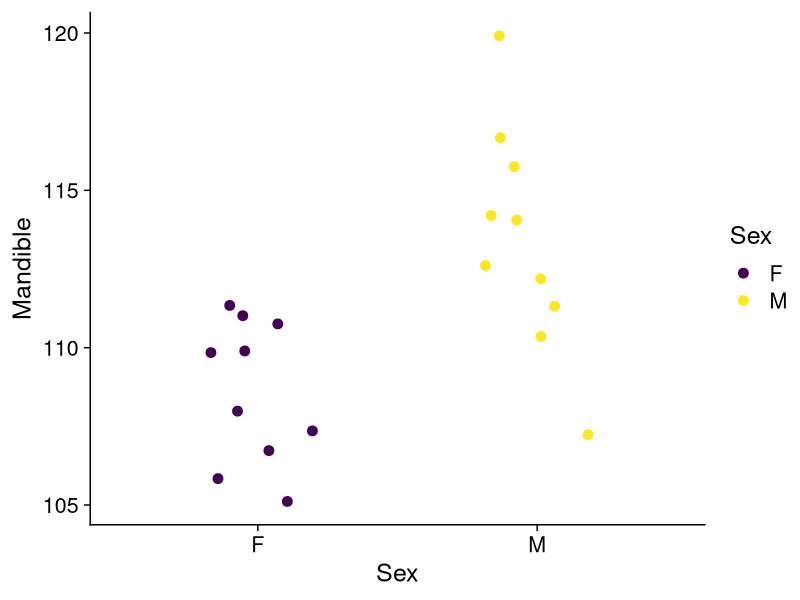
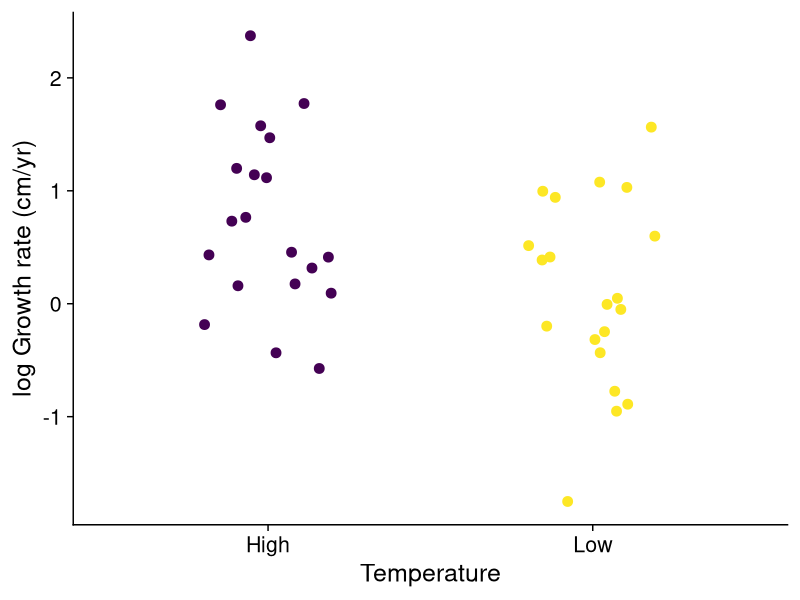
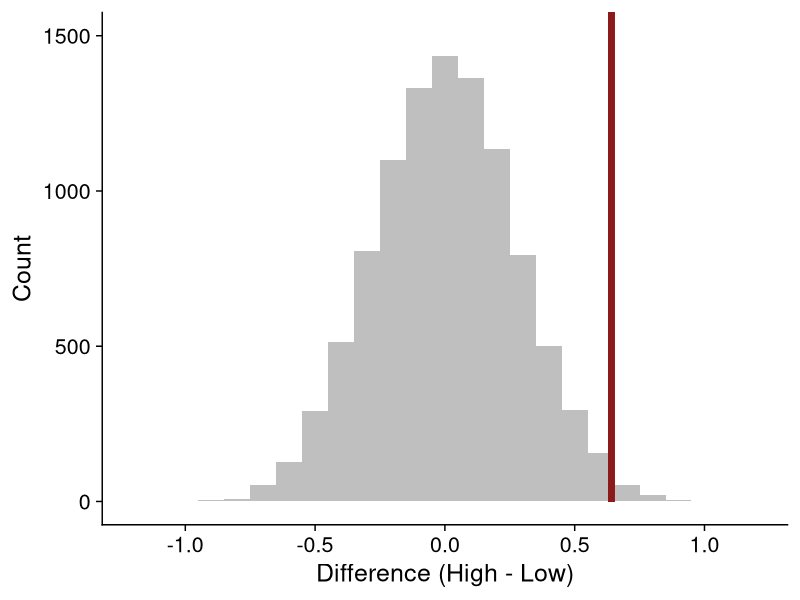
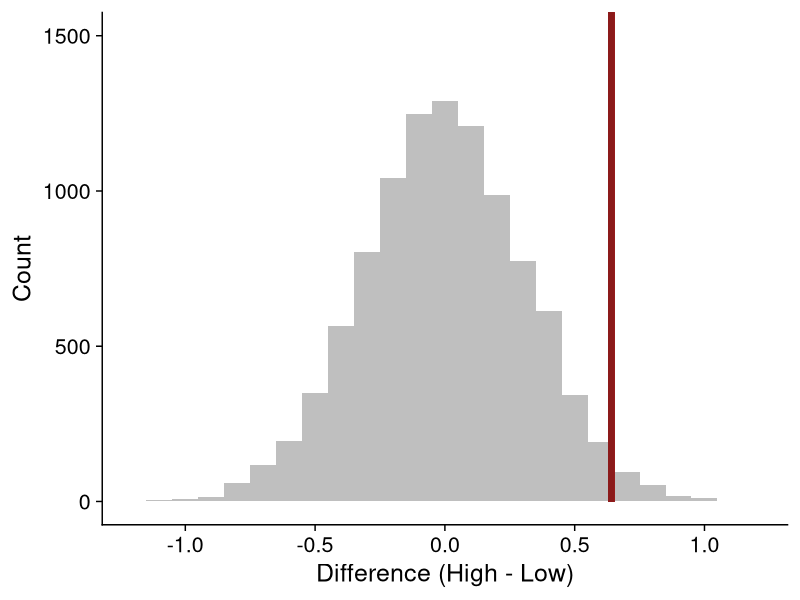
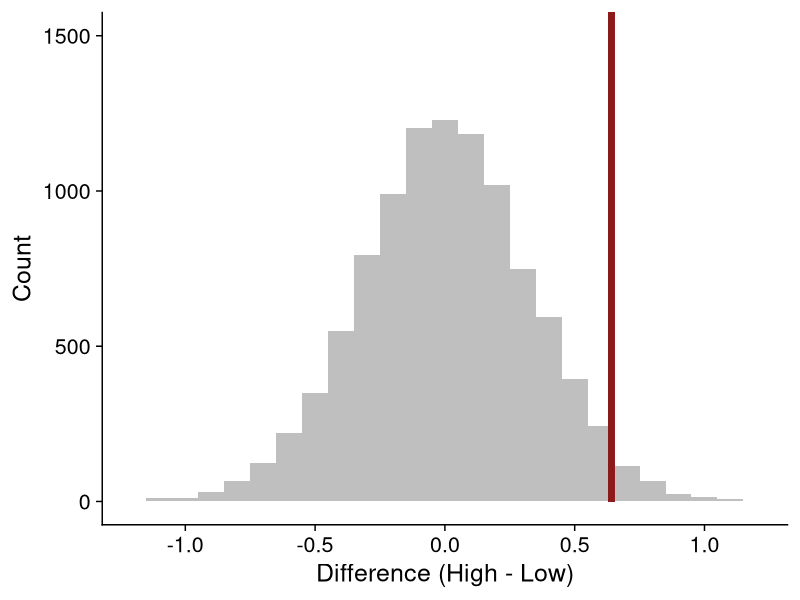
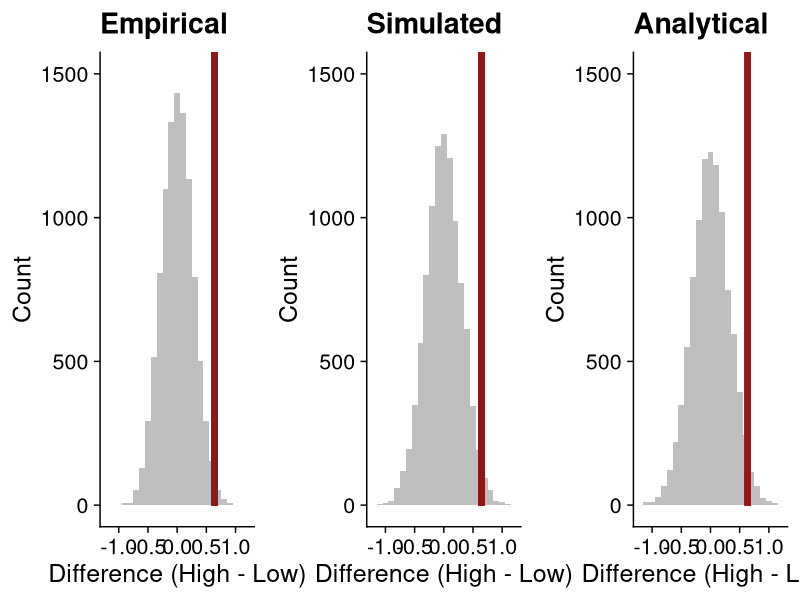
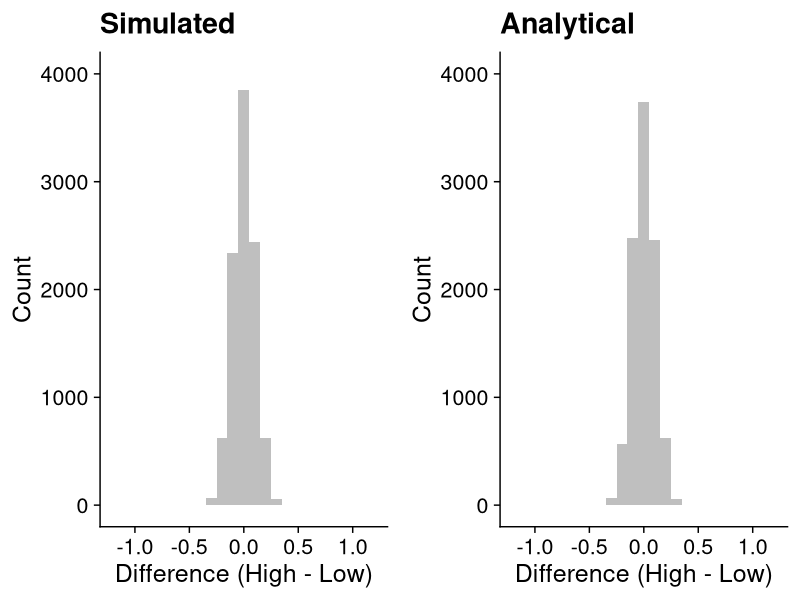
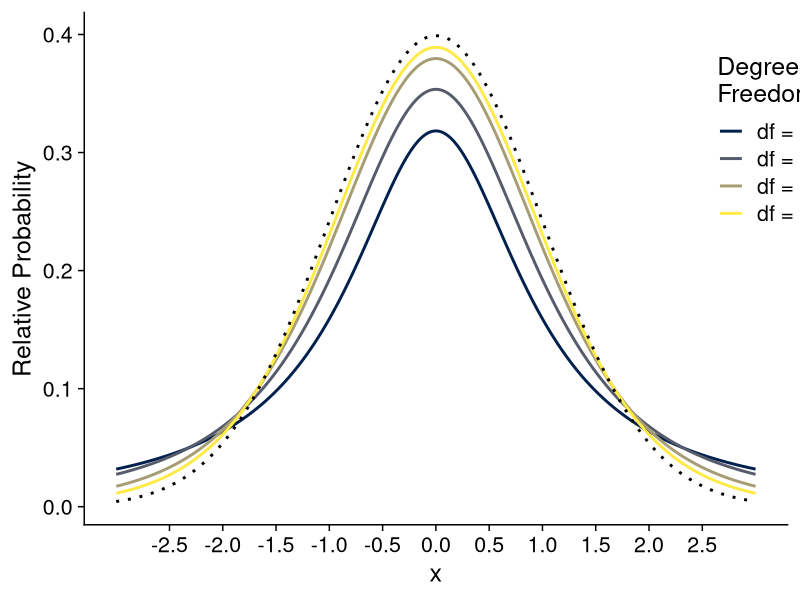

Recreate these plots in R, in order.
## ---- chunk 1
#| label: setup
#| echo: false
#| warning: false
#| message: false

library(tidyverse)
library(readxl)
library(cowplot)
theme_set(theme_cowplot(font_size = 18))
library(viridis)

## ---- chunk 2
#| echo: false

M <- read_excel("Data/Jackals.xlsx")
M <- M |> mutate(Sex = factor(Sex))
M |> ggplot(aes(Sex, Mandible, color = Sex)) +
  geom_point(position = position_jitter(0.2), size = 3) +
  scale_color_viridis_d()
## ---- chunk 3
#| echo: true

set.seed(736902)
muH <- 1
muL <- 1 / 3
sd1 <- sd2 <- 1
n1 <- n2 <- 20

DD <- tibble(
  growthR = c(rnorm(n1, muL, sd1),
              rnorm(n2, muH, sd2)),
  Temperature = c(rep("Low", times = n1),
                  rep("High", times = n2))
)
## ---- chunk 4
#| echo: false

DD |>
  ggplot(aes(Temperature, growthR, color = Temperature)) +
  geom_point(position = position_jitter(0.2), size = 3) +
  ylab("log Growth rate (cm/yr)") +
  scale_color_viridis_d() +
  theme(legend.position = "none")
## ---- chunk 5
#| echo: true
#| warning: false
#| output-location: slide

d <- DD |> group_by(Temperature) |> 
  summarize(xbar = mean(growthR)) |> 
  pivot_wider(names_from = Temperature, values_from = xbar) |> 
  mutate(d = High - Low) |> 
  pull(d)

nreps <- 1e4
diffs.e <- numeric(length = nreps)
diffs.e[1] <- mean(DD$growthR[DD$Temperature=="Low"]) -
  mean(DD$growthR[DD$Temperature=="High"])

for (ii in 2:nreps) {
  Rand_G <- sample(DD$Temperature)
  diffs.e[ii] <- mean(DD$growthR[Rand_G == "Low"]) -
    mean(DD$growthR[Rand_G == "High"])
}

pe <- ggplot(data.frame(diffs.e), aes(diffs.e)) +
  geom_histogram(binwidth = 0.1, fill = "gray75") +
  geom_segment(x = d, xend = d,
               y = 0, yend = Inf,
               linewidth = 2,
               color = "firebrick4") +
  ylim(c(0, 1500)) +
  xlim(c(-1.2, 1.2)) +
  labs(x = "Difference (High - Low)", y = "Count")
pe
## ---- chunk 6
#| echo: true
#| warning: false
#| output-location: slide

mu_both <- mean(c(muL, muH))
nreps <- 1e4
diffs.s <- numeric(length = nreps)
for (ii in 1:nreps) {
  diffs.s[ii] <- mean(rnorm(n1, mu_both, sd1)) -
    mean(rnorm(n2, mu_both, sd2))
}

ps <- ggplot(data.frame(diffs.s), aes(diffs.s)) +
  geom_histogram(binwidth = 0.1, fill = "gray75") +
  geom_segment(x = d, xend = d,
               y = 0, yend = Inf,
               linewidth = 2,
               color = "firebrick4") +
  ylim(c(0, 1500)) +
  xlim(c(-1.2, 1.2)) +
  labs(x = "Difference (High - Low)", y = "Count")
ps
## ---- chunk 7
#| echo: true
#| warning: false
#| output-location: slide

sp <- sqrt(((n1 - 1) * sd1^2 + (n2 - 1) * sd2^2) / 
             (n1 + n2 - 2))

scale_t <- sp * sqrt(1 / n1 + 1 / n2)
diffs.a <- scale_t * rt(nreps, df = n1 + n2 - 2)

pa <- ggplot(data.frame(diffs.a), aes(diffs.a)) +
  geom_histogram(binwidth = 0.1, fill = "gray75") +
  geom_segment(x = d, xend = d,
               y = 0, yend = Inf,
               linewidth = 2,
               color = "firebrick4") +
  ylim(c(0, 1500)) +
  xlim(c(-1.2, 1.2)) +
  labs(x = "Difference (High - Low)", y = "Count")
pa
## ---- chunk 8
#| echo: false

plot_grid(pe + labs(title = "Empirical"),
          ps + labs(title = "Simulated"),
          pa + labs(title = "Analytical"),
          ncol = 3, vjust = 1, rel_widths = c(1, 1, 1))
## ---- chunk 9
#| warning: false
n1 <- 200
n2 <- 200
mu_both <- mean(c(muL, muH))
nreps <- 1e4
diffs.s <- numeric(length = nreps)
for (ii in 1:nreps) {
  diffs.s[ii] <- mean(rnorm(n1, mu_both, sd1)) -
    mean(rnorm(n2, mu_both, sd2))
}

ps <- ggplot(data.frame(diffs.s), aes(diffs.s)) +
  geom_histogram(binwidth = 0.1, fill = "gray75") +
  ylim(c(0, 4000)) +
  xlim(c(-1.2, 1.2)) +
  labs(x = "Difference (High - Low)", y = "Count")

sp <- sqrt(((n1 - 1) * sd1^2 + (n2 - 1) * sd2^2) / 
             (n1 + n2 - 2))

scale_t <- sp * sqrt(1 / n1 + 1 / n2)
diffs.a <- scale_t * rt(nreps, df = n1 + n2 - 2)

pa <- ggplot(data.frame(diffs.a), aes(diffs.a)) +
  geom_histogram(binwidth = 0.1, fill = "gray75") +
  ylim(c(0, 4000)) +
  xlim(c(-1.2, 1.2)) +
  labs(x = "Difference (High - Low)", y = "Count")

plot_grid(ps + labs(title = "Simulated"),
          pa + labs(title = "Analytical"), 
          ncol=2, vjust = 1, rel_widths = c(1, 1))
## ---- chunk 10
#| echo: false
x <- seq(-3, 3, by = 0.001)

sim <- tibble(df = c(1, 2, 5, 10)) %>%
  group_by(df) %>%
  do(tibble(x = x, y = dt(x, .$df))) %>%
  mutate(Parameters = paste0("df = ", df)) %>%
  ungroup() %>%
  mutate(Parameters = factor(Parameters, levels = unique(Parameters)))

norm <- tibble(
  x = x,
  y = dnorm(x, 0, 1)
)

ggplot() +
  geom_line(data = sim, aes(x, y, color = Parameters), linewidth = 1) +
  geom_line(data = norm, aes(x, y), linewidth = 1, linetype = "dotted") +
  scale_color_viridis_d(name = "Degrees of\nFreedom", option = "E") +
  scale_x_continuous(breaks = seq(-2.5, 2.5, by = 0.5)) +
  labs(x = "x", y = "Relative Probability") +
  theme(legend.position = c(0.9, 0.75))
## ---- chunk 11
#| fig-height: 4
#| fig-width: 6
M |> ggplot(aes(Sex, Mandible, color = Sex)) +
  geom_point(position = position_jitter(0.2), size = 3) +
  scale_color_viridis_d()
